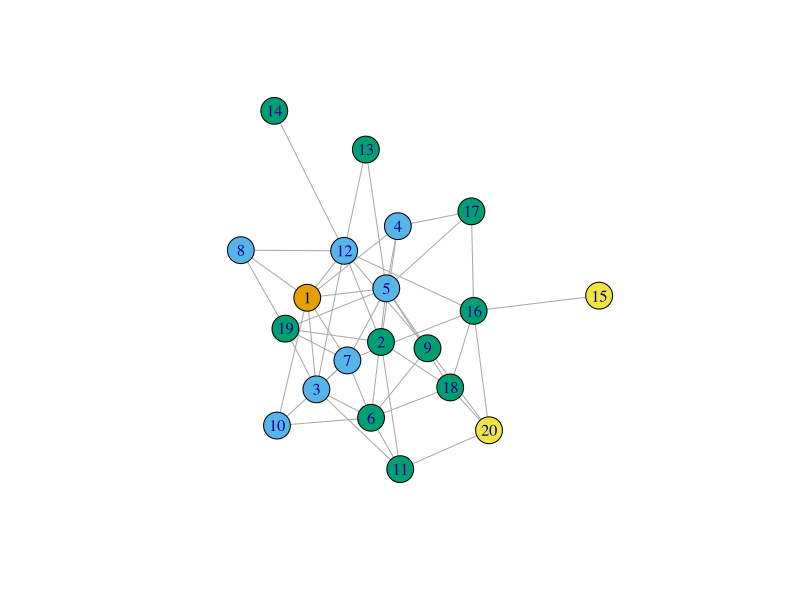
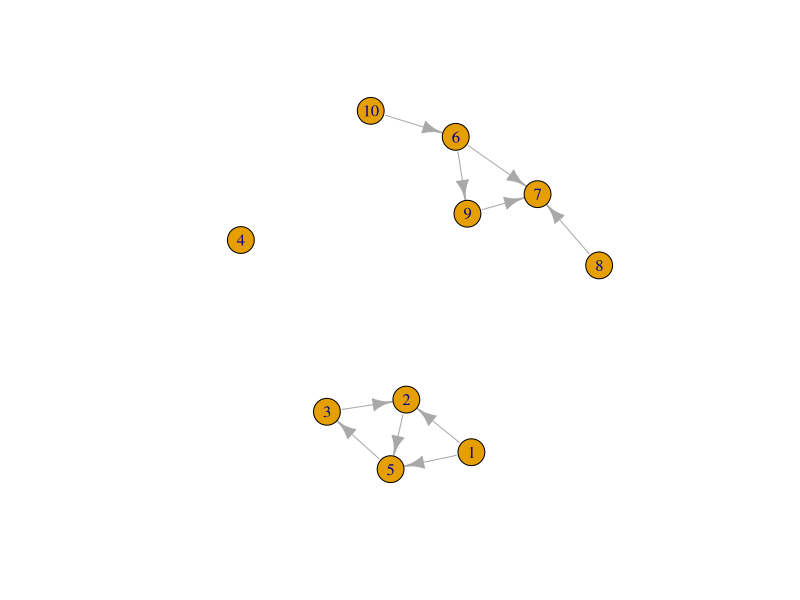
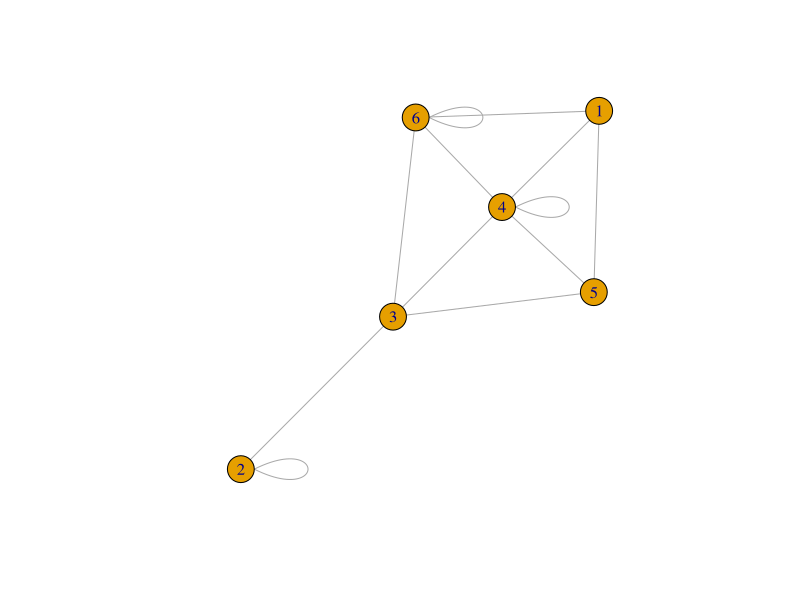
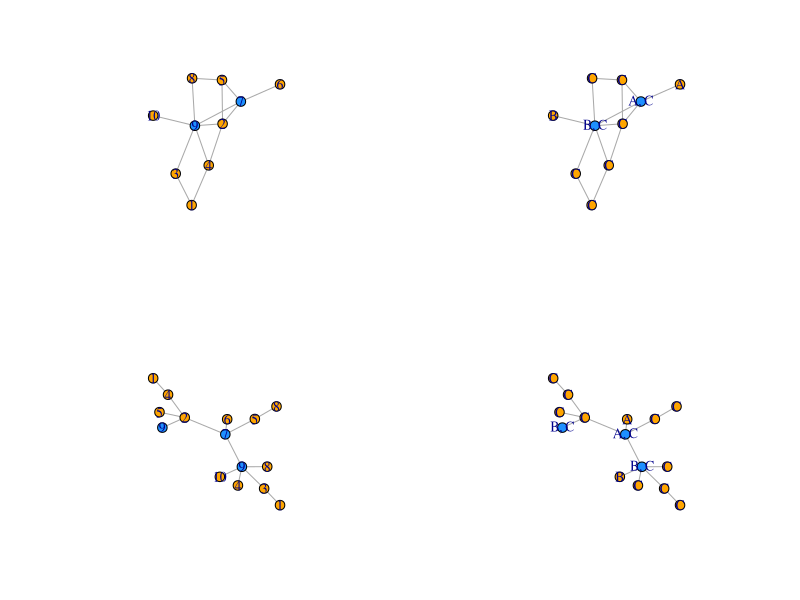

The R source for these figures, in order: (Note: this script raises an error after producing the figures.)
## Tasks ref: https://github.com/igraph/usability-benchmarks/blob/master/tasks/tasks.md

                                        # Tasks headers are marked with ### ... ###
                                        # Task text marked with ## ...
                                        # My comments marked with # ...

library(igraph)
library(magrittr)

                                        # Set random seed for reproducibility
set.seed(42)

### Vertex Attributes ###

## Add a new numerical vertex attribute which is the distance of the respective vertex from a given vertex v.
                                        # Generate an arbitrary random graph, in this case with
                                        # 20 nodes and a density of 0.25
g <- sample_gnp(n = 20, p = .25)
                                        # Choose an arbitrary node
node <- 1
                                        # The igraph function distances takes the graph, `g`, and the
                                        # chosen vertex, `node`, and outputs the distance to
                                        # all other nodes `V(g)`. That output can be stored directly
                                        # as a vertex attribute.
V(g)$d <- distances(g, v = node)
                                        # To show that it worked:
plot(g, vertex.color = V(g)$d + 1)
V(g)$d

### Connected Components ###

## Implement finding (weakly) connected components from scratch. Do not use the library's built-in connected component finder.

                                        # Solution based on depth first search algorithm in Cormen et
                                        # al 2009 Intro to Algorithms 3rd Ed

                                        # Generate a simple network that is easy to visualize.
n1 <- 5
n2 <- 5
G <- sample_gnm(n1, n2, directed=TRUE) + sample_gnm(n2, n2, directed=TRUE)
V(G)$label <- 1:(n1+n2)
plot(G)

                                        # This is an implementation of depth first search.
                                        # igraph has its own implementation as well, called `dfs`,
                                        # but because the task asked for a solution "from scratch",
                                        # here's a way to implement DFS in igraph. DFS is useful here
                                        # because it "discovers" the graph. The plan is to make the
                                        # graph collection, G, undirected so that DFS "discovers"
                                        # weakly connected components.

                                        # There is one change from the textbook algorithm to support
                                        # this particular task, marked below. 
dfs_visit <- function(g, u) {
                                        # The recursive part
    g$time <- g$time + 1
    V(g)$d[u] <- g$time
    V(g)$color[u] <- "gray"
    nbs <- neighbors(g, u, "out")
    for(v in nbs) {
        if(V(g)$color[v] == "white") {
            V(g)$p[v] <- as.numeric(u)
            g <- dfs_visit(g, V(g)[v])
        }
    }
                                        # Instead of always coloring a node black, use the chosen
                                        # mark color
    V(g)$color[u] <- g$mark_color
    g$time <- g$time + 1
    V(g)$f[u] <- g$time
    return(g)
}

depth_first_search <- function(g) {
    V(g)$color <- "white"
    V(g)$p <- numeric(length(V(g))) # predecessor
    V(g)$d <- numeric(length(V(g))) # discovery time
    V(g)$f <- numeric(length(V(g))) # finished time
    g$time <- 0 # time
                                        # Change from textbook example:
                                        # change mark color if the algorithm finishes DFS from a node.
                                        # This mark color can then be used to identify connected
                                        # components once the graph has been forced to be undirected.
                                        # This procedure won't always work as expected in a directed
                                        # graph, for example if the graph is a line, but that
                                        # limitation isn't critical here.
    g$mark_color <- 1 
    for(i in 1:vcount(g)) {
        if(V(g)$color[i] == "white") {
            g <- dfs_visit(g, V(g)[i])
        }
                                        # Increment mark color
        g$mark_color <- g$mark_color + 1
    }
    return(g)
}

weakly_connected_components <- function(G) {
                                        # Connected components in an undirected graph correspond to
                                        # weakly connected components in a directed graph.
    g <- as.undirected(G, mode = "collapse")
    g <- depth_first_search(g)
                                        # Now the mark color tells us the components.
    comps <- unique(V(g)$color)
    components <- list()
    for(i in 1:length(comps)) components[[i]] <- V(g)[which(V(g)$color == comps[i])]
                                        # Return the components, not the graph; not the original
                                        # graph remains unaltered.
    return(components)
}
    
weakly_connected_components(G)

### Number of edges incident to each vertex ###

## Write a function that computes how many edges are incident to each vertex. In undirected graphs with self-loops, this is not the same as the degree. An isolated vertex with a self-loop has one incident edge, but it has degree 2.
count_incident_edges <- function(g) {
                                        # Get the adjacency list of the graph, then pipe it...
    as_adj_list(g) %>%
                                        # ...to a function that count the number of unique neighbors for each vertex, then...
    lapply(. %>% unique %>% length) %>%
                                        # ...convert the result into a vector, then...
    unlist %>%
                                        # ...for extra points, add the vertex names (if any)
    set_names(V(g)$name)
}

## Create a random graph with n vertices and m edges, allowing self-loops. Demonstrate the function on it. n=6, m=12 produces a small example that is easy to check visually.
g <- sample_gnm(n = 6, m = 12, directed = FALSE, loops = TRUE)
plot(g)
                                        # This is a numeric vector, the names of which are the vertex
                                        # labels and the values are the counts of the edges incident
                                        # to the vertex.
count_incident_edges(g)

### Mean neighbour degree ###

## Write a function to compute the mean degree of the kth order neighbourhood of each vertex, excluding the degree of the vertex itself. Write this function from scratch.
mean_neighbor_degree <- function(g, v, k) {
                                        # The neighborhood function allows you to specify an order,
                                        # which neighbors does not, but includes the node `v`
    nbs <- neighborhood(g, order = k, nodes = v, mode = "all")[[1]]
                                        # so we can just take it out.
    nbs <- nbs[which(nbs != v)]
                                        # Once we have the order of neighbors we want, we can collect
                                        # the degree for those nodes
    nbs_k <- degree(g, nbs)
                                        # and return the mean
    return(mean(nbs_k))
}

                                        # It is easier to make the above calculations for every
                                        # node if we define another sapply() call.
all_mean_neighbor_degree <- function(g, k) {
    sapply(V(g), function(v) mean_neighbor_degree(g, v, k))
}

                                        # The Karate graph is also in the package "igraphdata",
                                        # which has other useful/historical graphs, and in
                                        # "networkdata", by David Schoch and also including the
                                        # weighted version, available here:
                                        # http://networkdata.schochastics.net/
g <- make_graph("Zachary")
                                        # Choose an arbitrary node
v <- V(g)[7]
                                        # Mean neighbor degree for nodes one step away
mean_neighbor_degree(g, v = v, k = 1)
                                        # and two steps away.
mean_neighbor_degree(g, v = v, k = 2)

## Compute the result of the the karate club network for k=1 and k=2.
all_mean_neighbor_degree(g, k = 1)
all_mean_neighbor_degree(g, k = 2)


### Edge multiplicities ###

## Create a random multigraph, allowing self-loops as well. Ensure it has some parallel self-loops.
random_multigraph <- function(n, m, directed = TRUE) {#, req.parallel = TRUE, max.iter = 10) {
    "Create a multigraph with n nodes and m edges."
                                        # The basic sample_(gnm | gnp) don't want to create
                                        # multigraphs, so this function will make a basic GNM
                                        # multigraph with a specified number of nodes and edges.

                                        # A vector for nodes
    nodes <- 1:n
                                        # a storage array for edges
    edges <- matrix(sample(nodes, 2*m, replace = T), ncol = 2)
                                        # and make the graph.
    g <- graph(edges)
                                        # Make undirected if desired.
                                        # The argument mode = "each" is necessary to preserve the
                                        # multigraph.
    if(!directed) g <- as.undirected(g, mode = "each")
                                        # And return the graph.
    return(g)
}

sample_random_multigraph <- function(n, m,
                                     directed = TRUE,
                                     req.parallel = TRUE,
                                     req.self.parallel = TRUE,
                                     max.iter = 10) {
                                        # This function calls `random_multigraph` until it produces a
                                        # graph meeting the requirements specified in the arguments.
    if(req.parallel | req.self.parallel) {
        test <- FALSE
                                        # Check for requirements in a `for` loop to prevent infinite
                                        # loops.
        for(i in 1:max.iter) {
                                        # Make a trial graph
            g <- random_multigraph(n, m, directed = directed)
                                        # and the edgelist that goes a long with it, for checking
            el <- as_edgelist(g)
                                        # Parallel edges will show up as duplicated rows in `el`
                                        # If there are no duplicated rows, try again.
            if(!any(duplicated(el))) {
                next
            } else if(!req.self.parallel) {
                                        # If self parallel edges are not required, return the graph
                return(g)
            }
            
                                        # Self parallel edges are a special case.
            if(req.self.parallel) {
                                        # This returns all copies of duplicated rows
                dupls <- el[duplicated(el) | duplicated(el, fromLast = TRUE), ]
                                        # So the test for self-parallel is whether or not there are
                                        # any rows with two entries of the same node label.
                test <- any(dupls[, 1] == dupls[, 2])
                                        # If there are double entries the requirements are satisfied.
                if(test) break
            }
        }
                                        # If no graph could be made satifying the requirements, tell
                                        # the user
        if(!test) return("Could not make required graph in max iterations.")
    } else {
                                        # If additional specifications aren't needed, just make the
                                        # graph
        g <- random_multigraph(n, m, directed = directed)
    }
                                        # If conditions are satisfied, return the graph
    return(g)

}

g <- sample_random_multigraph(5, 10, directed = FALSE)
    
## Create a new graph where parallel edges are merged. Self-loops should not be removed. The edge multiplicities of the original graph should be stored in an edge attribute of the new graph.
simplify_mod <- function(g) {
                                        # There is a function that simplifies graphs, but it needs
                                        # support for this task: an edge attribute that counts edges
    E(g)$edge_count <- 1
    g <- simplify(g, remove.multiple = TRUE, remove.loops = FALSE, edge.attr.comb = "sum")
    return(g)
}

h <- simplify_mod(g)

E(g)
E(h)
E(h)$edge_count

### Identifying Multi-Edges ###

## 1. Create a random multigraph with n vertices and m edges. Both multi-edges and self-loops are allowed.
                                        # Using the function above...
## Suggested parameters: n=20, m=60.
g <- random_multigraph(n = 20, m = 60, directed = FALSE)

## 2. Identify vertex pairs between which there is more than one edge.
dupls <- ends(g, E(g)[which_multiple(g)])
dupls

## 3. Create a list of edge-groups corresponding to the above. In igraph, edges should be identified based on their index, thus the output is a list of edge index lists.
find_edge_groups <- function(g, nodepair) {#, ends_list
    edgesTF <- apply(ends(g, E(g)), 1, function(row) setequal(nodepair, row))
    which(edgesTF == TRUE)
}

dupls_list <- lapply(1:nrow(dupls), function(i) dupls[i, ])
edge_groups <- lapply(dupls_list, function(pair) find_edge_groups(g, pair))
edge_groups
                                        # Checking
                                        # not sure why `lapply(edge_groups, function(x) E(g)[x])`
                                        # doesn't work
for(x in edge_groups) print(E(g)[x])

## 4. Simplify the multi-edges, but keep self-loops. The resulting graph should have edge weights which are equal to the edge multiplicity in the original graph.
                                        # We can use the function written above
h <- simplify_mod(g)
                                        # and check to make sure it's correct.
E(h)[which(E(h)$edge_count > 1)]
E(h)[which(E(h)$edge_count > 1)]$edge_count


### Block-cut Tree ###

                                        # Generate a random graph
g <- sample_gnm(10, 14)
                                        # and count the number of biconnected components.
biconnected_components(g)$no

## Compute the block-cut tree of a graph, and visualize it. The tree should be stored as a graph object. It should have a vertex attribute which stores the cut vertex names, or the blocks (as vertex sets). When visualizing the tree, use this attribute for labelling the vertices.
                                        # The biconnected_components() function has the information
                                        # we need.
bic <- biconnected_components(g)
                                        # The $components list has the vertices that go in each
                                        # component
comps <- bic$components
                                        # Label for convenience
names(comps) <- LETTERS[1:length(comps)]
                                        # $articulation_points has which nodes belong in multiple
                                        # components
cut_v <- bic$articulation_points

                                        # Label for convenience
V(g)$color <- ifelse(V(g) %in% cut_v, "dodgerblue", "orange")
V(g)$comp <- sapply(V(g), function(v) {
    which_comps <- names(comps)[which(sapply(comps, function(x) v %in% x))]
    paste(which_comps, collapse = ", ")
})

                                        # Make the block-cut tree as a graph
bic_tree <- unfold_tree(g, roots = cut_v)
h <- bic_tree$tree
                                        # and keep track of the original node labels
idx <- bic_tree$vertex_index
                                        # Label with the information gathered above
V(h)$color <- sapply(idx, function(v) V(g)[v]$color)
V(h)$comp <- sapply(idx, function(v) V(g)[v]$comp)

par(mfrow = c(2, 2))
coords1 <- layout_nicely(g)
plot(g, layout = coords1)
plot(g, vertex.label = V(g)$comp, layout = coords1)
coords2 <- layout_nicely(h)
plot(h, vertex.label = idx, layout = coords2)
plot(h, vertex.label = V(h)$comp, layout = coords2)

### Local complement ###

## Create a new graph g2 based on an existing one g so that two neighbours of a vertex v in g will be connected in g2 precisely when they are not connected in g. The input to this function will be a graph g and a single vertex v, whose local neighbourhood will be complemented.

make_local_complement <- function(g, v) {
                                        # Gather neighbors
    nbs <- neighbors(g, v)
                                        # What edges could there be?
    possible <- t(combn(nbs, 2))
                                        # What edges are there now?
    current <- apply(ends(g, E(g)), 1, function(row) all(row %in% nbs))
                                        # Get `current` as a matrix in the same form as `possible`
    current_m <- ends(g, E(g)[current])
                                        # This trick isn't intuitive to me, but returns the rows of
                                        # `possible` that aren't in `current_m`
                                        # https://stackoverflow.com/questions/10907359/r-remove-rows-from-one-data-frame-that-are-in-another
    new <- rbind(possible, current_m)
    new <- new[!duplicated(new) & !duplicated(new, fromLast = TRUE), ]
                                        # Remove the current edges that connect v's neighbors, if any
    if(nrow(current_m) > 0) g2 <- delete_edges(g, E(g)[current]) else g2 <- g
                                        # and add the new edges
    g2 <- add_edges(g2, t(new))
                                        # and return
    return(g2)
}

                                        # Choose a simple graph, and point to a function for
                                        # generating named/standard graphs
g <- make_graph("House")
                                        # Pick a node to make visualization easier
v <- 3

g2 <- make_local_complement(g, v)

                                        # check with a plot
                                        # mark with color...
g1_vcolors <- ifelse(V(g) == v, 1,
              ifelse(V(g) %in% nbs, 2, 3)
              )
g1_ecolors <- ifelse(current, "red", "black")
g1_ewidths <- ifelse(g1_ecolors == "red", 2, 1)
g2_vcolors <- ifelse(V(g2) == as.numeric(v), 1,
              ifelse(V(g2) %in% as.numeric(nbs), 2, 3)
              )
g2_ecolors <- ifelse(apply(ends(g2, E(g2)), 1, function(row) all(row %in% as.numeric(nbs))),
                     "blue", "black")
g2_ewidths <- ifelse(g2_ecolors == "blue", 2, 1)
coords <- layout_nicely(g)
                                        # and plot both graphs
dev.new(height = 7, width = 14)
par(mfrow = c(1, 2))
plot(g, layout = coords,
     vertex.color = g1_vcolors, edge.color = g1_ecolors,
     edge.width = g1_ewidths,
     main = "Original")
plot(g2, layout = coords,
     vertex.color = g2_vcolors, edge.color = g2_ecolors,
     edge.width = g2_ewidths,
     main = "Local Complement")

### Vertex name handling in disjoint union ###

## Create the following two graphs, with the given vertex names:
## a-b-c-d-b
## e-f-d-e
                                        # This is done most easily with the graph_from_literal
                                        # function
g1 <- graph_from_literal(a-b, b-c, c-d, d-b)
g2 <- graph_from_literal(e-f, f-d, d-e)

## Produce their disjoint union, ...
G <- disjoint_union(g1, g2)

## then add a single edge between vertex d from the first graph and vertex d from the second graph. This task checks if it is easy to find out which vertex in the disjoint union corresponds to which vertex in the original graphs.
                    
                                        # in some sense the next line is cheating because it assumes
                                        # that there are exactly two vertices with "d" as the name
idx <- which(V(G)$name == "d")
G2 <- G + edge(idx)
                                        # an alternative solution is to use combn() to extract all
                                        # pairs of vertices with name == "d"
G3 <- G + edge(combn(idx, 2))

par(mfrow = c(1, 2))
coords <- layout_nicely(G)
plot(G)
plot(G2, layout = coords)
